Frame 1 (no input): blank canvas, image omitted
Frame 60 (the mouse pressed at the canvas centre just before this capture): blank canvas, image omitted
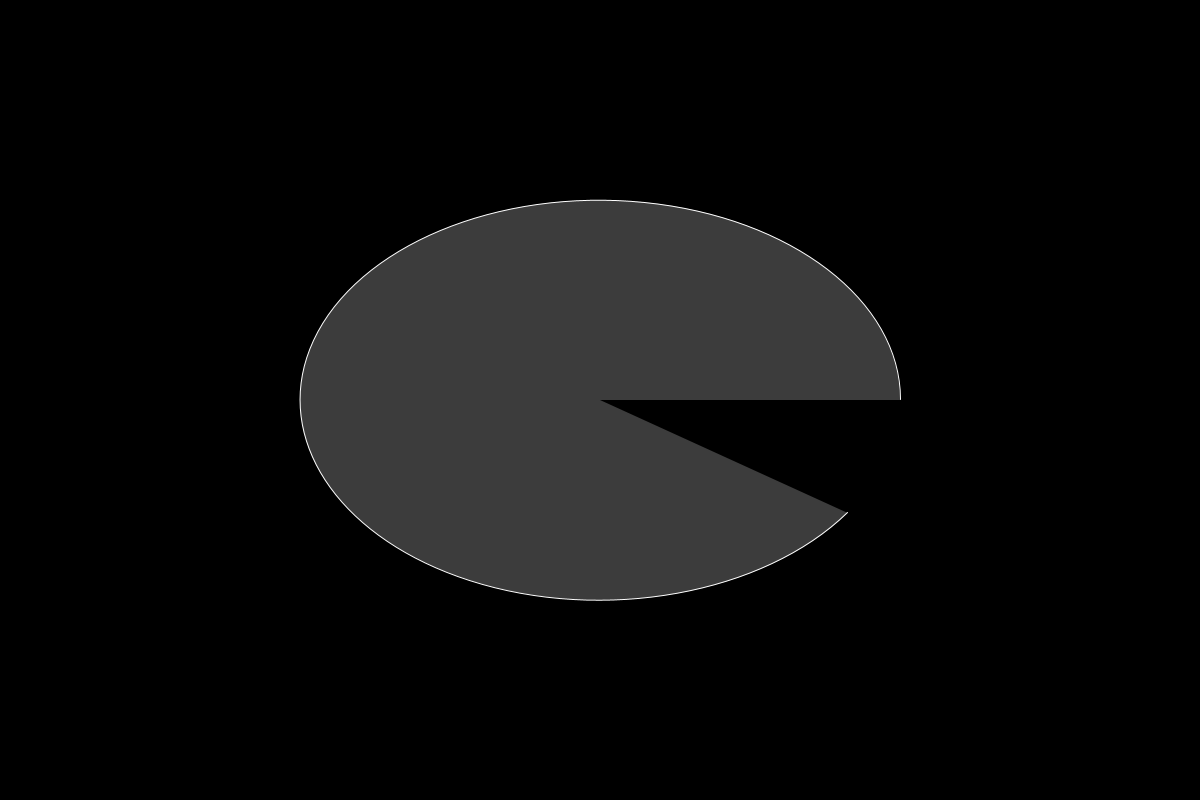
Frame 120 (the mouse held since frame 60 and released just before this capture)

The Processing sketch whose frames 1 and 60 were blank and that drew this single picture after the mouse press (run headless with seeded random() and noise(); from frame 60 on, the mouse is pressed at the canvas centre):

// Processing sketch: arcs1
// ── arcs1.pde



void setup()
{
  size(1200,800);
  
}

int x1 = 600;
int y1 = 400;

float rads = 0;

void draw()
{
  background(0);
  stroke(255);
  fill(60);
  
  rads += 0.005;
  if(rads >= 2*PI)
    rads = 0;
    
  arc(x1, y1, mouseX, mouseY, rads, 2*PI);
}
